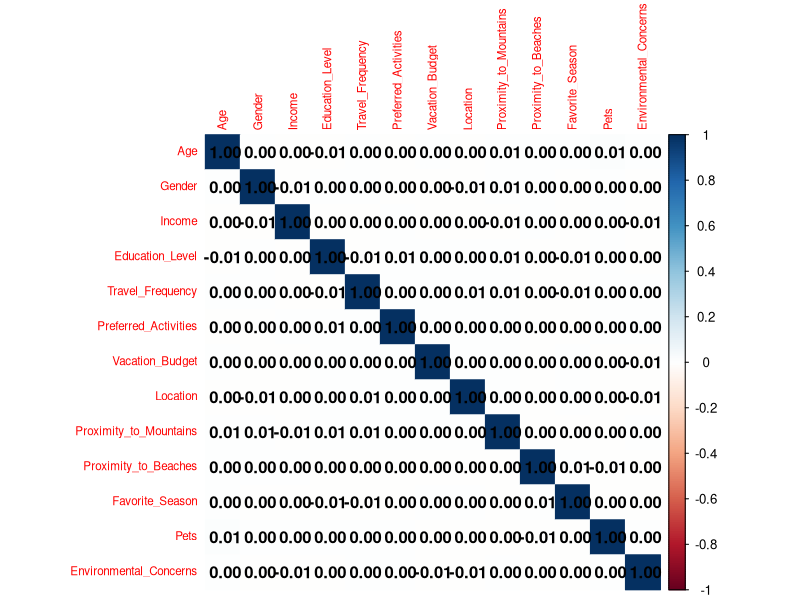
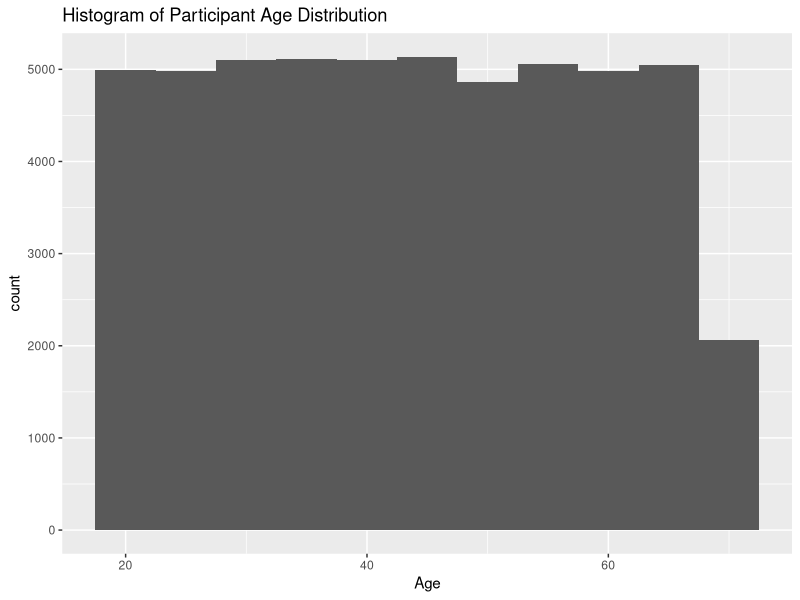
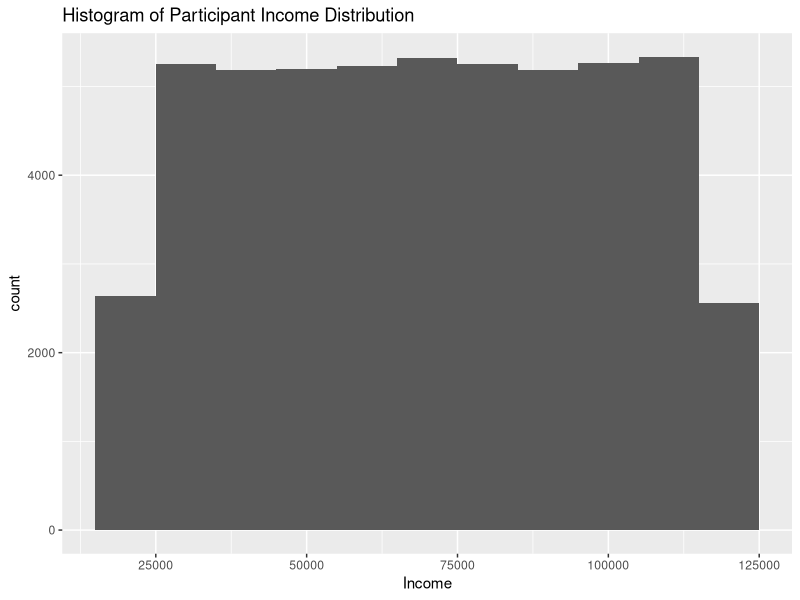
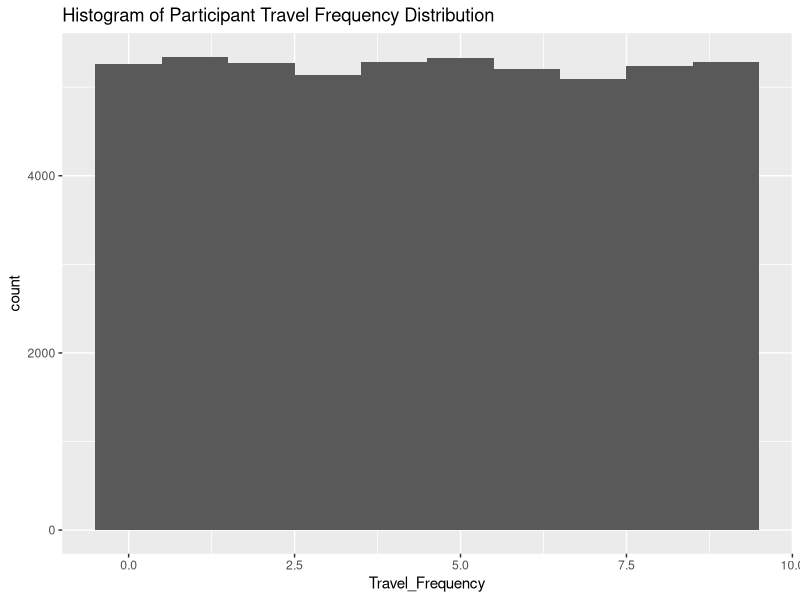
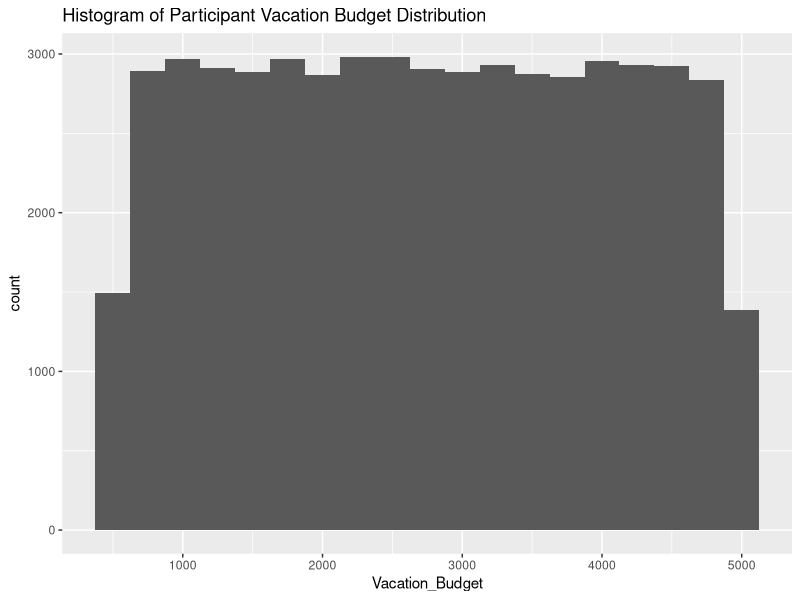
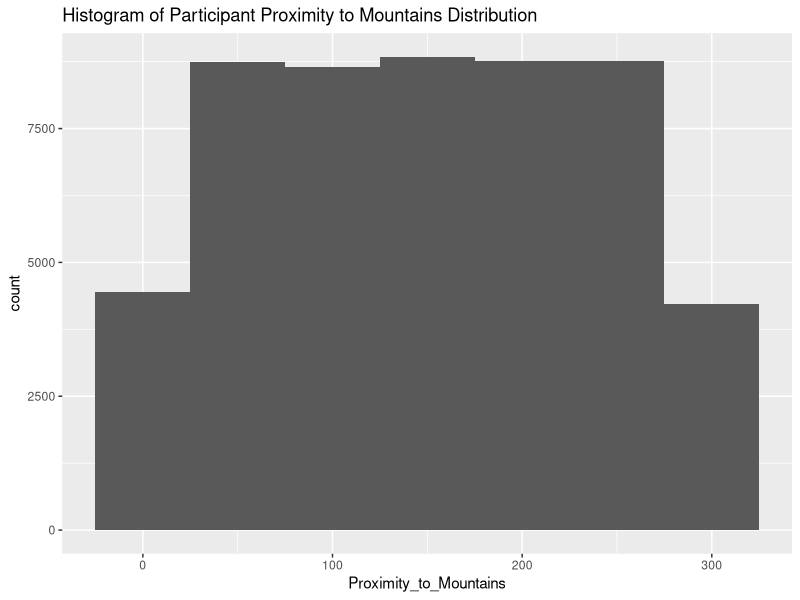
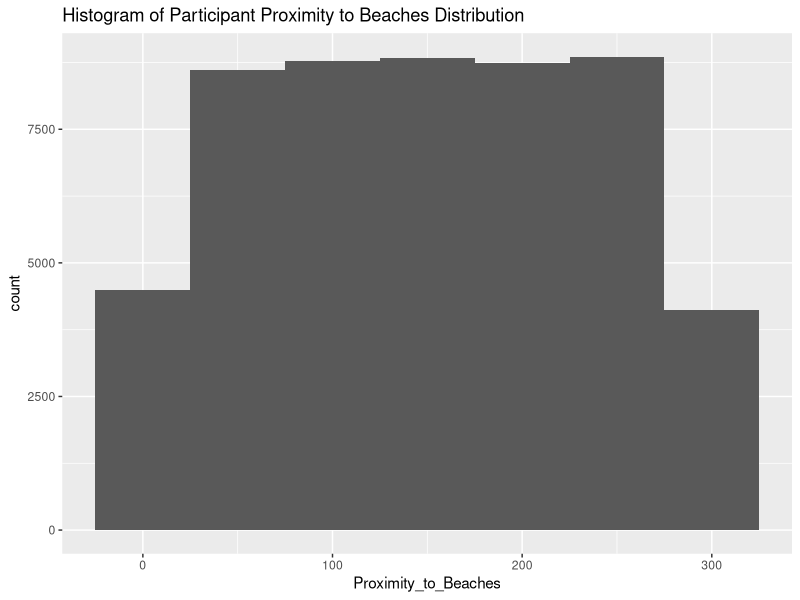
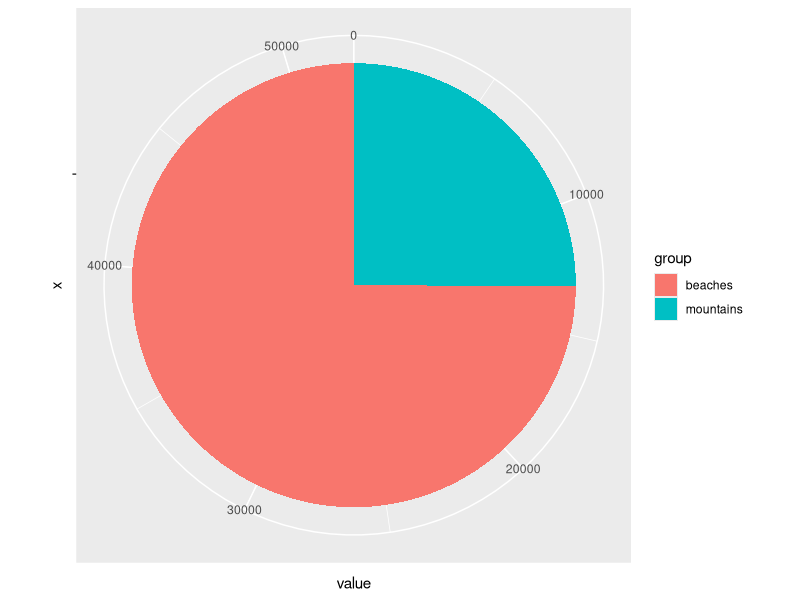

Write the R code that produced these figures, in order.
## ---- chunk 1
library(dplyr)
library(tidyr)
library(ggplot2)

data = read.csv('data/mountains_vs_beaches_preferences.csv')
cat(' there are', nrow(data), "participatns, and", ncol(data) - 1, "predictors")
## ---- chunk 2
data_dictionary = read.csv('data/data_dictionary.csv')
knitr::kable(data_dictionary)
## ---- chunk 3
features = dplyr::select(data, -Preference)
head(features)
## ---- chunk 4
features <- features %>%
    mutate(across(where(is.character), as.factor))

education_levels <- c("high school", "bachelor", "master", "doctorate")

features <- features %>%
    mutate(Education_Level = factor(features$Education_Level, levels = education_levels, ordered = TRUE))

str(features)
## ---- chunk 5
numeric_features <- features %>%
    mutate(across(where(is.factor), as.numeric))
cor_matrix <- stats::cor(numeric_features, use = "complete.obs")

corrplot::corrplot(cor_matrix, method = "color", tl.cex = 0.7, addCoef.col = "black")

## ---- chunk 6
numeric_features = dplyr::select(data, where(is.numeric)) %>% 
    select(where(~ n_distinct(.) > 2))
## ---- chunk 7
ggplot(numeric_features, aes(x = Age)) +
    geom_histogram(binwidth = 5) + 
    labs(title = "Histogram of Participant Age Distribution")

ggplot(numeric_features, aes(x = Income)) +
    geom_histogram(binwidth = 10000) + 
    labs(title = "Histogram of Participant Income Distribution")

ggplot(numeric_features, aes(x = Travel_Frequency)) +
    geom_histogram(binwidth = 1) + 
    labs(title = "Histogram of Participant Travel Frequency Distribution")

ggplot(numeric_features, aes(x = Vacation_Budget)) +
    geom_histogram(binwidth = 250) + 
    labs(title = "Histogram of Participant Vacation Budget Distribution")

ggplot(numeric_features, aes(x = Proximity_to_Mountains)) +
    geom_histogram(binwidth = 50) + 
    labs(title = "Histogram of Participant Proximity to Mountains Distribution")

ggplot(numeric_features, aes(x = Proximity_to_Beaches)) +
    geom_histogram(binwidth = 50) + 
    labs(title = "Histogram of Participant Proximity to Beaches Distribution")

## ---- chunk 8

identify_outliers <- function(x) {
  IQR <- IQR(x, na.rm = TRUE)
  median <- median(x, na.rm = TRUE)
  lower_bound <- median - 1.5 * IQR
  upper_bound <- median + 1.5 * IQR
  return(x < lower_bound | x > upper_bound)
}

outliers <- numeric_features %>%
  mutate(across(everything(), identify_outliers))

print(colSums(outliers))
## ---- chunk 9
pie_data <- data.frame(
    group=c('mountains', 'beaches'),
    value=c(sum(data$Preference == '1'), sum(data$Preference == '0'))
    )

ggplot(pie_data, aes(x="", y=value, fill=group)) +
    geom_bar(stat="identity", width=1) +
    coord_polar("y", start=0)

cat('number of mountain enjoyers:', sum(data$Preference == '1'), '\nnumber of beach enjoyers:', sum(data$Preference == '0'), '\n')
## ---- chunk 10
num_mountain_enjoyers <- sum(data$Preference == '1')
beach_sample <- data %>%
  filter(Preference == '0') %>%
  sample_n(num_mountain_enjoyers)

balanced_data <- data %>%
  filter(Preference == '1') %>%
  bind_rows(beach_sample)

num_mountain_enjoyers <- sum(balanced_data$Preference == '1')
num_beach_enjoyers <- sum(balanced_data$Preference == '0')
cat('Number of mountain enjoyers:', num_mountain_enjoyers, '\nNumber of beach enjoyers:', num_beach_enjoyers, '\n')

pie_data <- data.frame(
  group = c('mountains', 'beaches'),
  value = c(num_mountain_enjoyers, num_beach_enjoyers)
)

ggplot(pie_data, aes(x = "", y = value, fill = group)) +
  geom_bar(stat = "identity", width = 1) +
  coord_polar("y", start = 0) +
  labs(title = "Balanced Preference Distribution")

print(pie_data)

## ---- chunk 11
normalized_data <- balanced_data %>%
  select(where(is.numeric)) %>%
  select(where(~ n_distinct(.) > 2)) %>%
  mutate(across(everything(), ~ (.-mean(., na.rm = TRUE))/sd(., na.rm = TRUE)))

print(sd(normalized_data$Income))

categorical_data <- balanced_data %>% select(!where(is.numeric) | where(~ n_distinct(.) == 2)) 

normalized_data <- bind_cols(categorical_data, normalized_data) 
head(normalized_data)
## ---- chunk 12
normalized_data <- normalized_data %>%
    mutate(across(where(is.character), as.factor))

education_levels <- c("high school", "bachelor", "master", "doctorate")

normalized_data <- normalized_data %>%
    mutate(Education_Level = factor(Education_Level, levels = education_levels, ordered = TRUE))

str(normalized_data)
## ---- chunk 13
numeric_features = dplyr::select(normalized_data, where(is.numeric)) %>% 
    select(where(~ n_distinct(.) > 2))

long_data <- numeric_features %>%
    pivot_longer(cols = everything(), names_to = "variable", values_to = "value")

ggplot(long_data, aes(x = value)) +
    geom_histogram(binwidth = 0.5, fill = "steelblue", color = "white") +
    facet_wrap(~variable, scales = "free") +
    labs(title = "Histograms of Numeric Features", x = "Value", y = "Frequency")

## ---- chunk 14
log_reg = glm(formula = Preference ~ ., family = "binomial", data = normalized_data)
summary(log_reg)
## ---- chunk 15
normalized_data$predicted_prob <- predict(log_reg, type = "response")

ggplot(normalized_data, aes(x = predicted_prob, fill = as.factor(Preference))) +
    geom_histogram(binwidth = 0.05, position = "identity", alpha = 0.6) +
    labs(title = "Predicted Probability Distribution by Preference",
         x = "Predicted Probability", y = "Count", fill = "Preference") +
    theme_minimal()


## ---- chunk 16
library(pROC)

roc_obj <- roc(normalized_data$Preference, normalized_data$predicted_prob)

ggplot(data = data.frame(tpr = roc_obj$sensitivities, fpr = 1 - roc_obj$specificities), aes(x = fpr, y = tpr)) +
    geom_line(color = "blue") +
    geom_abline(linetype = "dashed") +
    labs(title = "ROC Curve", x = "False Positive Rate", y = "True Positive Rate") +
    theme_minimal()


## ---- chunk 17
threshold <- 0.5

normalized_data$predicted_class <- ifelse(normalized_data$predicted_prob > threshold, 1, 0)

zero_one_loss <- sum(normalized_data$predicted_class != normalized_data$Preference)

cat('the zero one loss for our training set is:', zero_one_loss, '\n')
